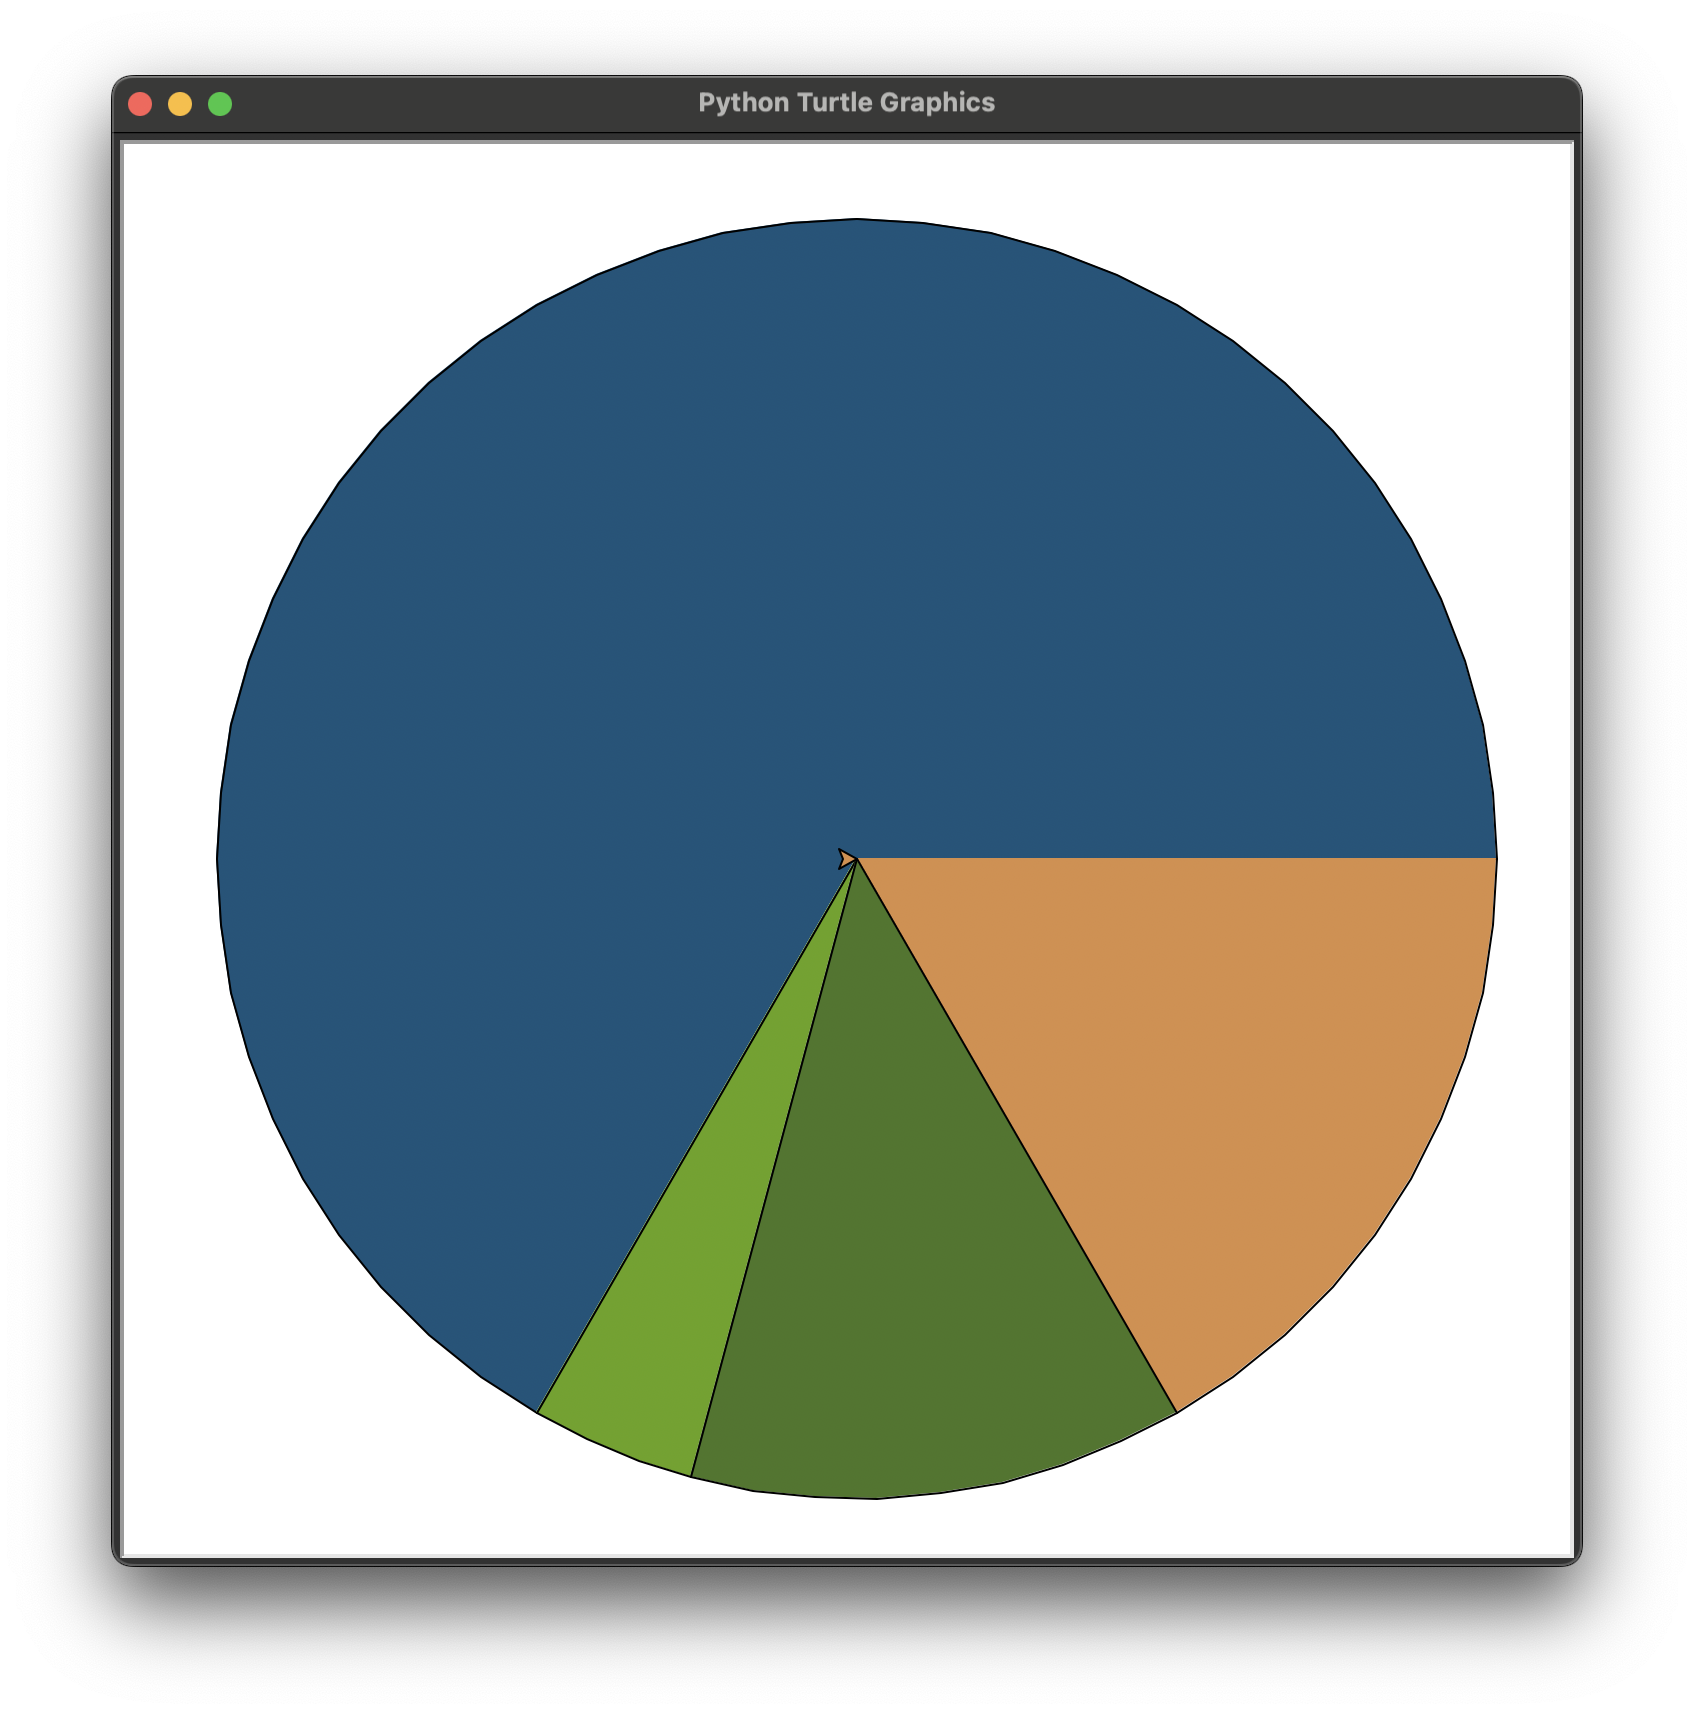

Generate this figure with Python:
'''
No.1
Write a Python function to draw a Pie chart according to the number of occurences of
each integer in the list.
'''
import turtle
import random

# turtle.speed(1)
ls = [3,1,3,3,2,3,3,3,2,3,2,4,3,3,3,3,4,3,4,3,3,3,4,3]

def freq_distro(ls):
    freq = {}
    for i in ls:
        if i not in freq:
            freq[i] = 1
        else:
            freq[i] += 1
    return freq

def pie_chart(ls):
    turtle.Turtle()
    radius = 320
    prev_h = 0
    total_no = len(ls)
    freq = freq_distro(ls)
    prop = {}
    for i in ls:
        prop[i] = freq[i] / total_no
    # print(prop)
    for i in prop:
        turtle.pendown()
        # get the current heading for the pen
        current_h = 360 * prop[i]
        # print(ch)
        # random hexadeicmal number for color
        hexa_num = "#" + ''.join([random.choice("0123456789ABCDEF") for i in range(6)])
        # print(hexa_num)
        # print(f"Current header {current_h}, Previous header {prev_h}")

        turtle.fillcolor(hexa_num)
        turtle.begin_fill()
        turtle.forward(radius)
        turtle.left(90)
        turtle.circle(radius, current_h)
        turtle.penup()
        turtle.setpos(0,0)
        turtle.setheading(prev_h+current_h)
        turtle.end_fill()
        prev_h = prev_h + current_h
    
    turtle.done()

pie_chart(ls)
